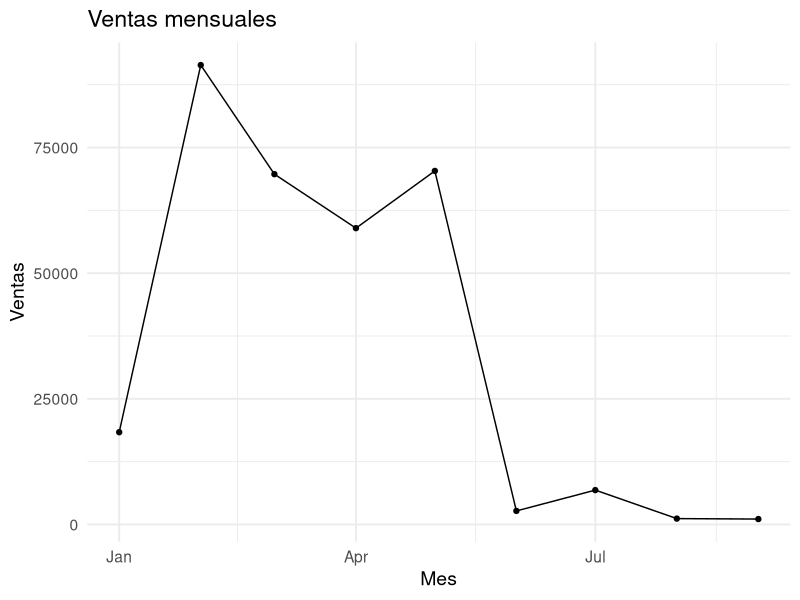
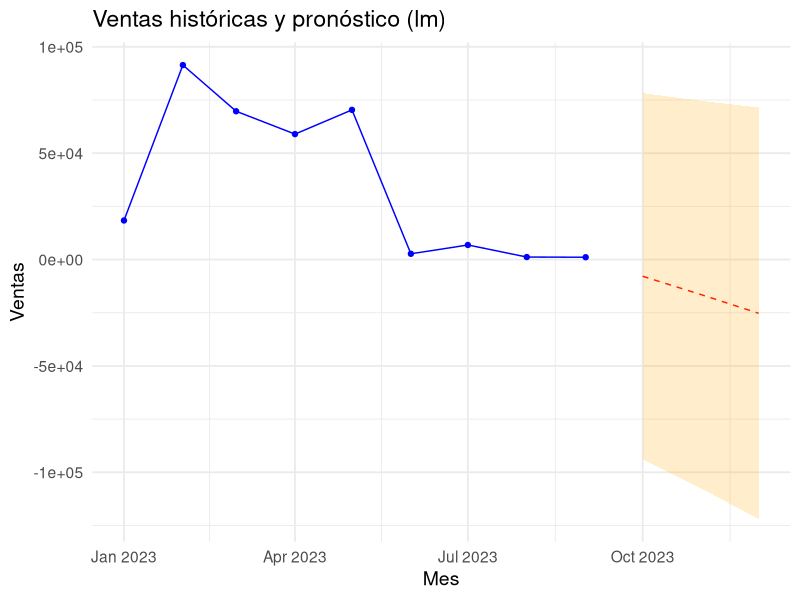
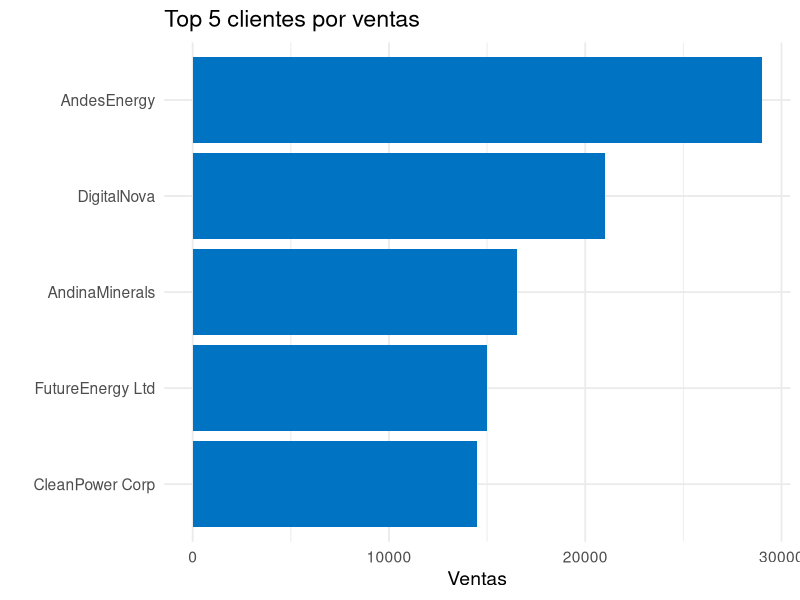

The R source for these figures, in order:
## ---- chunk 1
knitr::opts_chunk$set(echo = FALSE, message = FALSE, warning = FALSE)
## ---- chunk 2
options(repos = c(CRAN = "https://cloud.r-project.org"))

library(readxl)
library(dplyr)
library(ggplot2)
library(lubridate)
library(writexl)   # Para exportar xlsx
library(openxlsx)  # Mas control sobre formatos
library(rmarkdown)

## ---- chunk 3

clientes <- read_excel("CRM_Datos.xlsx", sheet = "TblClientes")
ventas <- read_excel("CRM_Datos.xlsx", sheet = "TblVentas")


head(clientes)
head(ventas)
## ---- chunk 4

crm <- left_join(ventas, clientes, by = c("ID Cliente" = "ID"))

head(crm)
## ---- chunk 5

names(clientes) <- trimws(names(clientes))
names(ventas) <- trimws(names(ventas))

## ---- chunk 6


crm <- crm %>%
  mutate(AñoMes = floor_date(Fecha, unit = "month"))

# Agregamos ventas por mes
ventas_mensual <- crm %>%
  group_by(AñoMes) %>%
  summarise(Ventas = sum(`Monto Total`, na.rm = TRUE)) %>%
  arrange(AñoMes) %>%
  ungroup()

# Resultado
head(ventas_mensual)
## ---- chunk 7
# KPI: ventas totales, ventas promedio por cliente, clientes activos

calc_kpis <- function(df_crm) {
  total_ventas <- sum(df_crm$`Monto Total`, na.rm = TRUE)
  clientes_unicos <- n_distinct(df_crm$`ID Cliente`)
  ventas_promedio_cliente <- df_crm %>%
    group_by(`ID Cliente`) %>%
    summarise(total = sum(`Monto Total`, na.rm = TRUE)) %>%
    summarise(prom = mean(total, na.rm = TRUE)) %>%
    pull(prom)
  list(
    total_ventas = total_ventas,
    clientes_unicos = clientes_unicos,
    ventas_promedio_cliente = ventas_promedio_cliente
  )
}

# Top N clientes por ventas

top_clients <- function(df_crm, n = 10) {
  df_crm %>%
    group_by(`ID Cliente`) %>%
    summarise(Cliente = first(`Nombre del Cliente`),
              Ventas = sum(`Monto Total`, na.rm = TRUE)) %>%
    arrange(desc(Ventas)) %>%
    slice_head(n = n)
}

# Función para crear tabla mensual por cliente 
ventas_mensual_por_cliente <- function(df_crm) {
  df_crm %>%
    group_by(`ID Cliente`, AñoMes = floor_date(Fecha, "month")) %>%
    summarise(Ventas = sum(`Monto Total`, na.rm = TRUE)) %>%
    ungroup()
}

kpis <- calc_kpis(crm)
print(kpis)
top5 <- top_clients(crm, 5)
print(top5)


## ---- chunk 8
# Preparar datos para lm: convertir AñoMes a índice numérico (t)

ventas_mensual <- ventas_mensual %>%
  mutate(t = seq_len(n()))  # 1,2,3,...

# Ajustar modelo lineal: Ventas ~ t

modelo_lm <- lm(Ventas ~ t, data = ventas_mensual)
summary(modelo_lm)  # ver R^2, coeficientes

# Predecir próximos 3 meses
h <- 3
ultimo_t <- max(ventas_mensual$t)
newdata <- data.frame(t = (ultimo_t + 1):(ultimo_t + h))
predicciones <- predict(modelo_lm, newdata = newdata, interval = "prediction", level = 0.95)
pred_df <- data.frame(
  AñoMes = seq(max(ventas_mensual$AñoMes) %m+% months(1), by = "month", length.out = h),
  pred = predicciones[, "fit"],
  lwr = predicciones[, "lwr"],
  upr = predicciones[, "upr"]
) # Usa el modelo para estimar las ventas futuras, incluyendo un intervalo de confianza del 95% (valores mínimo y máximo esperados).

pred_df
## ---- chunk 9
ggplot(ventas_mensual, aes(x = AñoMes, y = Ventas)) +
  geom_line() +
  geom_point() +
  labs(title = "Ventas mensuales", x = "Mes", y = "Ventas") +
  theme_minimal(base_size = 14)
## ---- chunk 10
ggplot() +
  geom_line(data = ventas_mensual, aes(x = AñoMes, y = Ventas), color = "blue") +
  geom_point(data = ventas_mensual, aes(x = AñoMes, y = Ventas), color = "blue") +
  geom_line(data = pred_df, aes(x = AñoMes, y = pred), color = "red", linetype = "dashed") +
  geom_ribbon(data = pred_df, aes(x = AñoMes, ymin = lwr, ymax = upr), alpha = 0.2, fill = "orange") +
  labs(title = "Ventas históricas y pronóstico (lm)", x = "Mes", y = "Ventas") +
  theme_minimal(base_size = 14)
## ---- chunk 11
top5 <- top_clients(crm, 5)

ggplot(top5, aes(x = reorder(Cliente, Ventas), y = Ventas)) +
  geom_col(fill = "#0073C2FF") +
  coord_flip() +
  labs(title = "Top 5 clientes por ventas", x = "", y = "Ventas") +
  theme_minimal(base_size = 14)
## ---- chunk 12
output_list <- list(
  KPIs = as.data.frame(kpis),          
  Ventas_Mensuales = ventas_mensual %>% select(-t),
  Top_Clientes = top_clients(crm, 20),
  Predicciones = pred_df
)

# writexl (simple)
writexl::write_xlsx(output_list, path = "Informe_CRM_Resultados.xlsx")

# openxlsx (más control)
wb <- createWorkbook()
addWorksheet(wb, "KPIs"); writeData(wb, "KPIs", as.data.frame(kpis))
addWorksheet(wb, "Ventas_Mensuales"); writeData(wb, "Ventas_Mensuales", ventas_mensual)
addWorksheet(wb, "Top_Clientes"); writeData(wb, "Top_Clientes", top_clients(crm, 20))
addWorksheet(wb, "Predicciones"); writeData(wb, "Predicciones", pred_df)
saveWorkbook(wb, file = "Informe_CRM_Resultados_openxlsx.xlsx", overwrite = TRUE)
